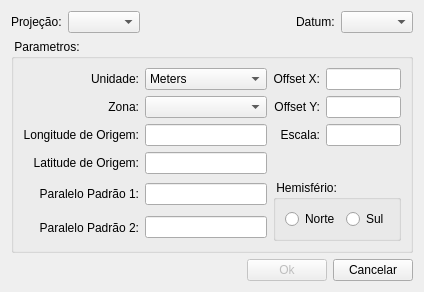
<ui version="4.0" >
 <class>ProjectionDialogForm</class>
 <widget class="QDialog" name="ProjectionDialogForm" >
  <property name="geometry" >
   <rect>
    <x>0</x>
    <y>0</y>
    <width>402</width>
    <height>277</height>
   </rect>
  </property>
  <property name="windowTitle" >
   <string>Projeção</string>
  </property>
  <property name="windowIcon" >
   <iconset resource="icons.qrc" >:/global/icons/PROJECAO.png</iconset>
  </property>
  <layout class="QVBoxLayout" >
   <item>
    <layout class="QHBoxLayout" >
     <item>
      <widget class="QLabel" name="label" >
       <property name="text" >
        <string>Projeção:</string>
       </property>
      </widget>
     </item>
     <item>
      <widget class="QComboBox" name="cboBoxProjection" />
     </item>
     <item>
      <spacer>
       <property name="orientation" >
        <enum>Qt::Horizontal</enum>
       </property>
       <property name="sizeHint" >
        <size>
         <width>40</width>
         <height>20</height>
        </size>
       </property>
      </spacer>
     </item>
     <item>
      <widget class="QLabel" name="label_2" >
       <property name="text" >
        <string>Datum:</string>
       </property>
      </widget>
     </item>
     <item>
      <widget class="QComboBox" name="cboBoxDatum" />
     </item>
    </layout>
   </item>
   <item>
    <widget class="QGroupBox" name="groupBox" >
     <property name="title" >
      <string> Parametros: </string>
     </property>
     <layout class="QGridLayout" >
      <item row="0" column="0" >
       <widget class="QLabel" name="label_3" >
        <property name="text" >
         <string>Unidade:</string>
        </property>
        <property name="alignment" >
         <set>Qt::AlignRight|Qt::AlignTrailing|Qt::AlignVCenter</set>
        </property>
       </widget>
      </item>
      <item row="0" column="1" >
       <widget class="QComboBox" name="cboBoxUnits" >
        <item>
         <property name="text" >
          <string>Meters</string>
         </property>
        </item>
        <item>
         <property name="text" >
          <string>DecimalDegrees</string>
         </property>
        </item>
       </widget>
      </item>
      <item row="0" column="2" >
       <widget class="QLabel" name="label_9" >
        <property name="text" >
         <string>Offset X:</string>
        </property>
        <property name="alignment" >
         <set>Qt::AlignRight|Qt::AlignTrailing|Qt::AlignVCenter</set>
        </property>
       </widget>
      </item>
      <item row="0" column="3" >
       <widget class="QLineEdit" name="lineEdtOffsetX" />
      </item>
      <item row="1" column="0" >
       <widget class="QLabel" name="label_4" >
        <property name="text" >
         <string>Zona:</string>
        </property>
        <property name="alignment" >
         <set>Qt::AlignRight|Qt::AlignTrailing|Qt::AlignVCenter</set>
        </property>
       </widget>
      </item>
      <item row="1" column="1" >
       <widget class="QComboBox" name="cboBoxZone" />
      </item>
      <item row="1" column="2" >
       <widget class="QLabel" name="label_10" >
        <property name="text" >
         <string>Offset Y:</string>
        </property>
        <property name="alignment" >
         <set>Qt::AlignRight|Qt::AlignTrailing|Qt::AlignVCenter</set>
        </property>
       </widget>
      </item>
      <item row="1" column="3" >
       <widget class="QLineEdit" name="lineEdtOffsetY" />
      </item>
      <item row="2" column="0" >
       <widget class="QLabel" name="label_5" >
        <property name="text" >
         <string>Longitude de Origem:</string>
        </property>
        <property name="alignment" >
         <set>Qt::AlignRight|Qt::AlignTrailing|Qt::AlignVCenter</set>
        </property>
       </widget>
      </item>
      <item row="2" column="1" >
       <widget class="QLineEdit" name="lineEdtLongOrigem" />
      </item>
      <item row="2" column="2" >
       <widget class="QLabel" name="label_11" >
        <property name="text" >
         <string>Escala:</string>
        </property>
        <property name="alignment" >
         <set>Qt::AlignRight|Qt::AlignTrailing|Qt::AlignVCenter</set>
        </property>
       </widget>
      </item>
      <item row="2" column="3" >
       <widget class="QLineEdit" name="lineEdtEscala" />
      </item>
      <item row="3" column="0" >
       <widget class="QLabel" name="label_6" >
        <property name="text" >
         <string>Latitude de Origem:</string>
        </property>
        <property name="alignment" >
         <set>Qt::AlignRight|Qt::AlignTrailing|Qt::AlignVCenter</set>
        </property>
       </widget>
      </item>
      <item row="3" column="1" >
       <widget class="QLineEdit" name="lineEdtLatOrigem" />
      </item>
      <item row="3" column="3" >
       <spacer>
        <property name="orientation" >
         <enum>Qt::Vertical</enum>
        </property>
        <property name="sizeHint" >
         <size>
          <width>20</width>
          <height>21</height>
         </size>
        </property>
       </spacer>
      </item>
      <item row="4" column="0" >
       <widget class="QLabel" name="label_7" >
        <property name="text" >
         <string>Paralelo Padrão 1:</string>
        </property>
        <property name="alignment" >
         <set>Qt::AlignRight|Qt::AlignTrailing|Qt::AlignVCenter</set>
        </property>
       </widget>
      </item>
      <item row="4" column="1" >
       <widget class="QLineEdit" name="lineEdtParaleloPad1" />
      </item>
      <item rowspan="2" row="4" column="2" colspan="2" >
       <widget class="QGroupBox" name="grpBoxHemisferio" >
        <property name="title" >
         <string> Hemisfério: </string>
        </property>
        <layout class="QHBoxLayout" >
         <item>
          <widget class="QRadioButton" name="rbNorthBtn" >
           <property name="text" >
            <string>Norte</string>
           </property>
          </widget>
         </item>
         <item>
          <widget class="QRadioButton" name="rbSouthBtn" >
           <property name="text" >
            <string>Sul</string>
           </property>
          </widget>
         </item>
        </layout>
       </widget>
      </item>
      <item row="5" column="0" >
       <widget class="QLabel" name="label_8" >
        <property name="text" >
         <string>Paralelo Padrão 2:</string>
        </property>
        <property name="alignment" >
         <set>Qt::AlignRight|Qt::AlignTrailing|Qt::AlignVCenter</set>
        </property>
       </widget>
      </item>
      <item row="5" column="1" >
       <widget class="QLineEdit" name="lineEdtParaleloPad2" />
      </item>
     </layout>
    </widget>
   </item>
   <item>
    <layout class="QHBoxLayout" >
     <item>
      <spacer>
       <property name="orientation" >
        <enum>Qt::Horizontal</enum>
       </property>
       <property name="sizeHint" >
        <size>
         <width>40</width>
         <height>20</height>
        </size>
       </property>
      </spacer>
     </item>
     <item>
      <widget class="QPushButton" name="okBtn" >
       <property name="enabled" >
        <bool>false</bool>
       </property>
       <property name="toolTip" >
        <string>&lt;html>&lt;head>&lt;meta name="qrichtext" content="1" />&lt;style type="text/css">
p, li { white-space: pre-wrap; }
&lt;/style>&lt;/head>&lt;body style=" font-family:'MS Shell Dlg 2'; font-size:8.25pt; font-weight:400; font-style:normal;">
&lt;p style=" margin-top:0px; margin-bottom:0px; margin-left:0px; margin-right:0px; -qt-block-indent:0; text-indent:0px;">Salvar alterações&lt;/p>&lt;/body>&lt;/html></string>
       </property>
       <property name="text" >
        <string>Ok</string>
       </property>
       <property name="icon" >
        <iconset resource="icons.qrc" >:/global/icons/ok.png</iconset>
       </property>
      </widget>
     </item>
     <item>
      <widget class="QPushButton" name="cancelBtn" >
       <property name="toolTip" >
        <string>&lt;html>&lt;head>&lt;meta name="qrichtext" content="1" />&lt;style type="text/css">
p, li { white-space: pre-wrap; }
&lt;/style>&lt;/head>&lt;body style=" font-family:'MS Shell Dlg 2'; font-size:8.25pt; font-weight:400; font-style:normal;">
&lt;p style=" margin-top:0px; margin-bottom:0px; margin-left:0px; margin-right:0px; -qt-block-indent:0; text-indent:0px; font-size:8pt;">Cancelar alterações&lt;/p>&lt;/body>&lt;/html></string>
       </property>
       <property name="text" >
        <string>Cancelar</string>
       </property>
       <property name="icon" >
        <iconset resource="icons.qrc" >:/global/icons/cancel.png</iconset>
       </property>
      </widget>
     </item>
    </layout>
   </item>
  </layout>
 </widget>
 <resources>
  <include location="icons.qrc" />
 </resources>
 <connections/>
</ui>
